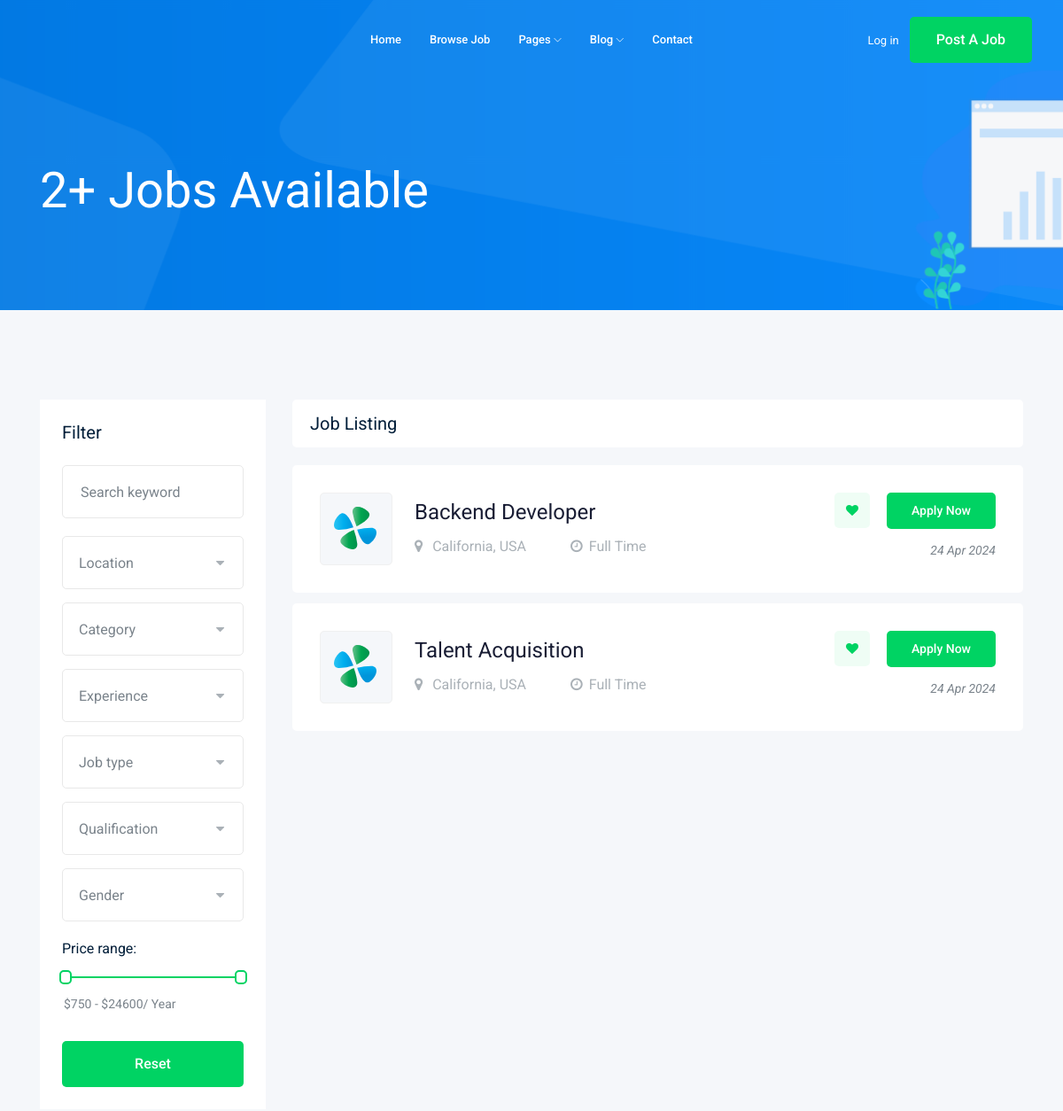
The page /jobs/?page=2 (upper part) on the database as committed earlier.
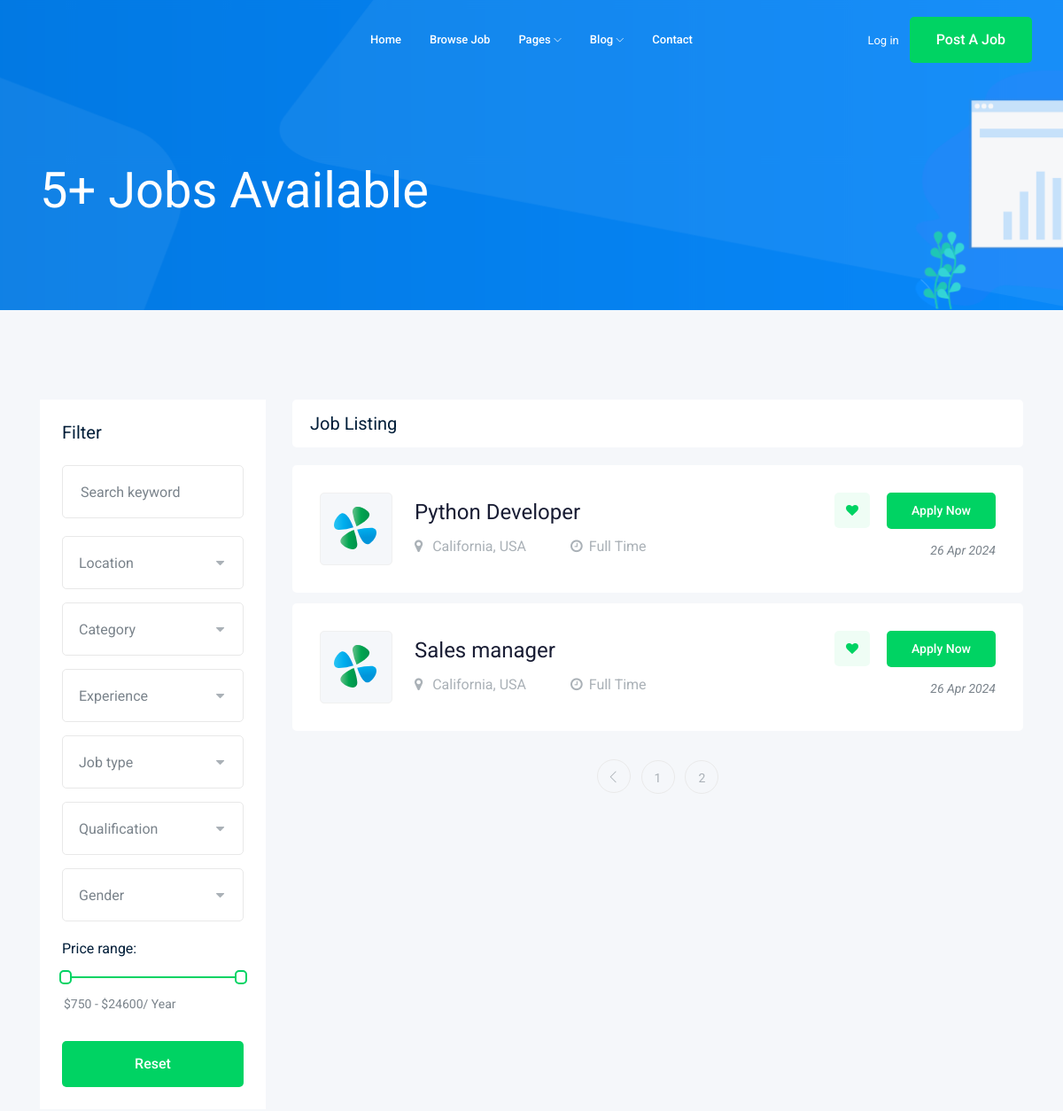
The same page on the database as committed later.
### job/models.py (models this page shows, shortened)
class Job(models.Model):
    owner = models.ForeignKey(User,related_name='posted_jobs',on_delete=models.CASCADE)
    title = models.CharField(max_length=100)
    job_type = models.CharField(max_length=15,choices=JOB_TYPE)
    description = models.TextField(max_length=1000)
    published_at = models.DateTimeField(auto_now=True)
    Vacancy = models.IntegerField(default=1)
    Salary = models.IntegerField(default=0)
    experience = models.IntegerField(default=1)
    categrory = models.ForeignKey('Category',on_delete=models.CASCADE)
    image = models.ImageField(upload_to=image_upload)
    slug = models.SlugField(blank=True, null=True)

### job/views.py (the view)
# urls.py: path('',views.job_list,name='job_list'),
def job_list(request):
    jobs = Job.objects.all()
    paginator = Paginator(jobs, 3)
    page_number = request.GET.get("page")
    page_obj = paginator.get_page(page_number)
    return render(request,'job/job_list.html',{"jobs": page_obj, "count": jobs.count})

### job/templates/job/job_list.html (shortened to what this page needs)
{% extends 'base.html' %}
{% load static %}
{% block body %}
  <div class="bradcam_area bradcam_bg_1">
    <div class="container">
      <div class="row">
        <div class="col-xl-12">
          <div class="bradcam_text">
            <h3>{{ count }}+ Jobs Available</h3>
          </div>
        </div>
      </div>
    </div>
  </div>
  <div class="job_listing_area plus_padding">
    <div class="container">
      <div class="row">
        <div class="col-lg-3">
          <div class="job_filter white-bg">
            <div class="form_inner white-bg">
              <h3>Filter</h3>
              <form action="#">
                <div class="row">
                  <div class="col-lg-12">
                    <div class="single_field">
                      <input type="text" placeholder="Search keyword" />
                    </div>
                  </div>
                  <div class="col-lg-12">
                  </div>
                  <div class="col-lg-12">
                  </div>
                  <div class="col-lg-12">
                  </div>
                  <div class="col-lg-12">
                  </div>
                  <div class="col-lg-12">
                  </div>
                  <div class="col-lg-12">
                  </div>
                </div>
              </form>
            </div>
            <div class="range_wrap">
              <label for="amount">Price range:</label>
              <div id="slider-range"></div>
              <p>
                <input type="text" id="amount" readonly style="
                  border: 0;
                  color: #7a838b;
                  font-size: 14px;
                  font-weight: 400;
                " />
              </p>
            </div>
            <div class="reset_btn">
              <button class="boxed-btn3 w-100" type="submit">Reset</button>
            </div>
          </div>
        </div>
        <div class="col-lg-9">
          <div class="recent_joblist_wrap">
            <div class="recent_joblist white-bg">
              <div class="row align-items-center">
                <div class="col-md-6">
                  <h4>Job Listing</h4>
                </div>
                <div class="col-md-6">
                </div>
              </div>
            </div>
          </div>
          <div class="job_lists m-0">
            {% for job in jobs %}
              <div class="row">
                <div class="col-lg-12 col-md-12">
                  <div class="single_jobs white-bg d-flex justify-content-between">
                    <div class="jobs_left d-flex align-items-center">
                      <div class="thumb">
                        <img src="{% static 'img/svg_icon/1.svg' %}" alt="" />
                      </div>
                      <div class="jobs_conetent">
                        <a href="{% url 'jobs:job_detail' job.slug %}"><h4>{{ job.title }}</h4></a>
                        <div class="links_locat d-flex align-items-center">
                          <div class="location">
                            <p>
                              <i class="fa fa-map-marker"></i> California, USA
                            </p>
                          </div>
                          <div class="location">
                            <p>
                              <i class="fa fa-clock-o"></i>{{ job.job_type }}
                            </p>
                          </div>
                        </div>
                      </div>
                    </div>
                    <div class="jobs_right">
                      <div class="apply_now">
                        <a class="heart_mark" href="#"><i class="fa fa-heart"></i></a>
                        <a href="{% url 'jobs:job_detail' job.slug %}" class="boxed-btn3">Apply Now</a>
                      </div>
                      <div class="date">
                        <p>{{ job.published_at|date:'d M o' }}</p>
                      </div>
                    </div>
                  </div>
                </div>
              </div>
            {% endfor %} {% if jobs.has_other_pages %}
              <div class="row">
                <div class="col-lg-12">
                  <div class="pagination_wrap">
                    <ul>
                      {% if jobs.has_previous %}
                        <li>
                          <a href="?page={{ jobs.previous_page_number }}"><i class="ti-angle-left"></i></a>
                        </li>
                      {% endif %} {% for i in jobs.paginator.page_range %}
                        <li>
                          <a href="?page={{ i }}"><span>{{ i }}</span></a>
                        </li>
                      {% endfor %}
                    </ul>
                  </div>
                </div>
              </div>
            {% endif %}
          </div>
        </div>
      </div>
    </div>
  </div>
{% endblock %}

### templates/base.html (shortened to what this page needs)
<!DOCTYPE html>
<html class="no-js" lang="zxx">
  <head>
    {% load static %}
    <link rel="stylesheet" href="{% static 'css/bootstrap.min.css' %}" />
    <link rel="stylesheet" href="{% static 'css/owl.carousel.min.css' %}" />
    <link rel="stylesheet" href="{% static 'css/magnific-popup.css' %}" />
    <link rel="stylesheet" href="{% static 'css/font-awesome.min.css' %}" />
    <link rel="stylesheet" href="{% static 'css/themify-icons.css' %}" />
    <link rel="stylesheet" href="{% static 'css/nice-select.css' %}" />
    <link rel="stylesheet" href="{% static 'css/flaticon.css' %}" />
    <link rel="stylesheet" href="{% static 'css/jquery-ui.css' %}" />
    <link rel="stylesheet" href="{% static 'css/gijgo.css' %}" />
    <link rel="stylesheet" href="{% static 'css/animate.min.css' %}" />
    <link rel="stylesheet" href="{% static 'css/slicknav.css' %}" />
    <link rel="stylesheet" href="{% static 'css/style.css' %}" />
  </head>
  <body>
    <header>
      <div class="header-area">
        <div id="sticky-header" class="main-header-area">
          <div class="container-fluid">
            <div class="header_bottom_border">
              <div class="row align-items-center">
                <div class="col-xl-3 col-lg-2">
                  <div class="logo">
                  </div>
                </div>
                <div class="col-xl-6 col-lg-7">
                  <div class="main-menu d-none d-lg-block">
                    <nav>
                      <ul id="navigation">
                        <li>
                          <a href="index.html">home</a>
                        </li>
                        <li>
                          <a href="jobs.html">Browse Job</a>
                        </li>
                        <li>
                          <a href="#">pages <i class="ti-angle-down"></i></a>
                        </li>
                        <li>
                          <a href="#">blog <i class="ti-angle-down"></i></a>
                        </li>
                        <li>
                          <a href="contact.html">Contact</a>
                        </li>
                      </ul>
                    </nav>
                  </div>
                </div>
                <div class="col-xl-3 col-lg-3 d-none d-lg-block">
                  <div class="Appointment">
                    <div class="phone_num d-none d-xl-block">
                      <a href="#">Log in</a>
                    </div>
                    <div class="d-none d-lg-block">
                      <a class="boxed-btn3" href="{% url 'jobs:job_add' %}">Post a Job</a>
                    </div>
                  </div>
                </div>
                <div class="col-12">
                </div>
              </div>
            </div>
          </div>
        </div>
      </div>
    </header>
    {% block body %}
    {% endblock %}
  </body>
</html>

Rows that differ between the two databases and show on the page:
no longer on this page (row edited): Job: title "Backend Developer", job_type "Full Time", published_at "24 Apr 2024"
no longer on this page (row edited): Job: title "Talent Acquisition", job_type "Full Time", published_at "24 Apr 2024"
added Job: title "Python Developer", job_type "Full Time", published_at "26 Apr 2024"
added Job: title "Sales manager", job_type "Full Time", published_at "26 Apr 2024"
Other text that changed with them:
{{ count }}: "2" → "5"
new list line: "1"
new list line: "2"
